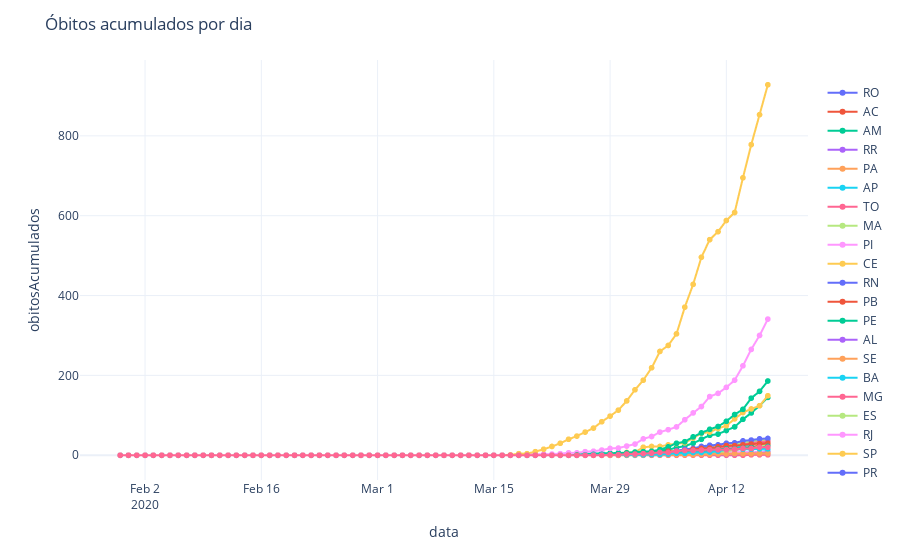

Notebook code cell kept with this figure:
### Code cell
fig = px.line(dados, x='data', y='obitosAcumulados',color="sigla",line_group="sigla", hover_name="sigla", text='obitosAcumulados')
fig.update_layout(title='Óbitos acumulados por dia',legend_title='<b> </b>',
                   
                   showlegend=True, template="plotly_white",direction='clockwise',)
fig.show()
plotly.offline.plot(fig, filename='HTML/ObitosAcumuladoEstadosDia.html', auto_open=False)
